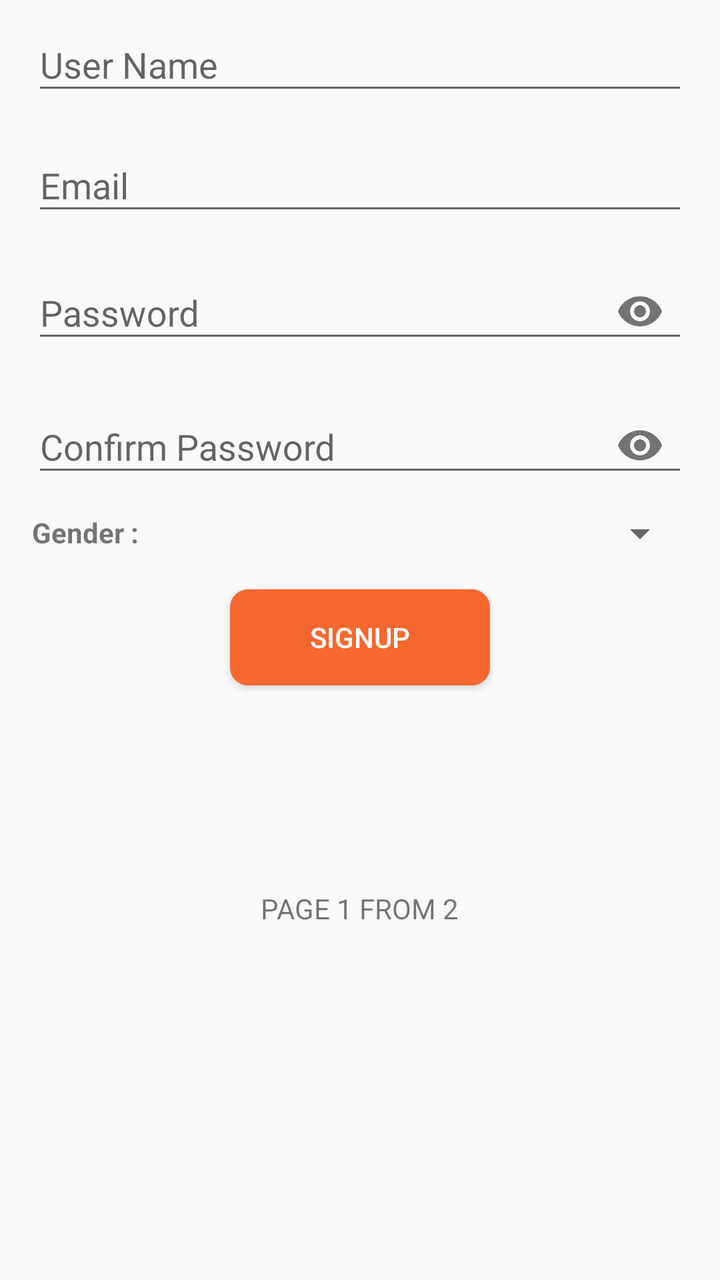
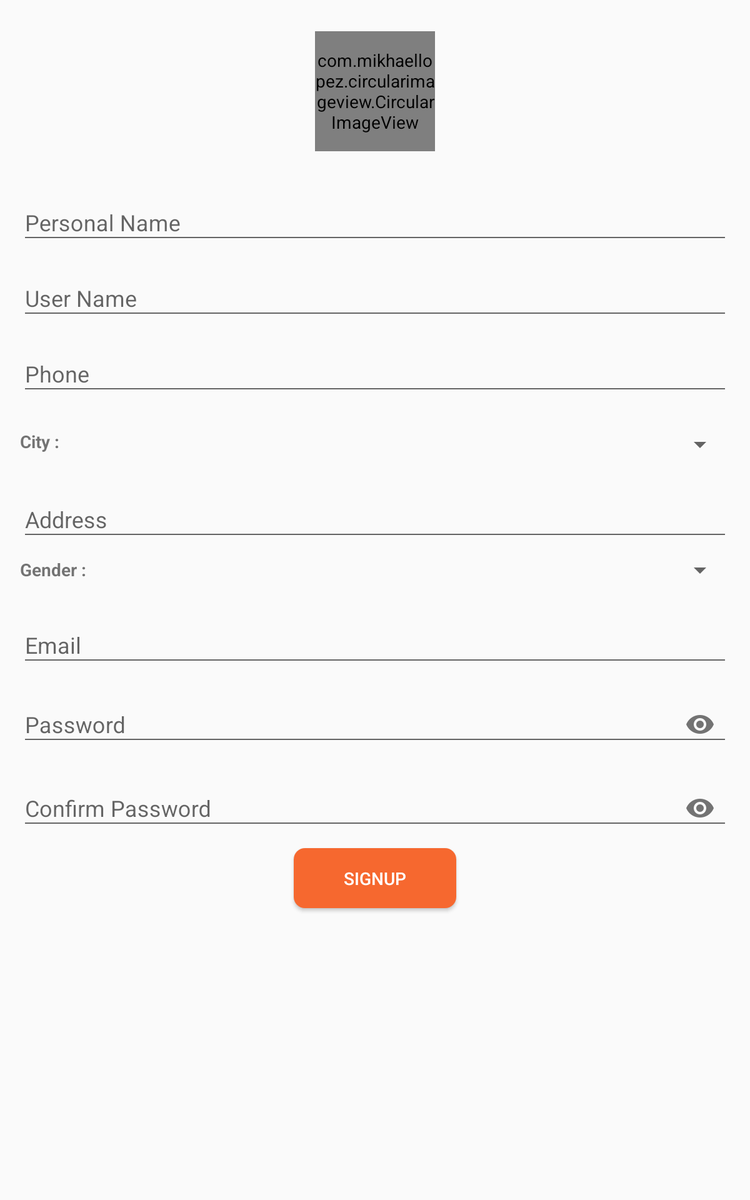

An Android layout and its configuration variant, each rendered on a device that would load it. The default file and the variant file are quoted in full after the pictures.
<!-- AndroidManifest.xml: application theme AppTheme -->
<!-- res/layout/activity_sign__up.xml -->
<?xml version="1.0" encoding="utf-8"?>
<LinearLayout xmlns:android="http://schemas.android.com/apk/res/android"
    xmlns:app="http://schemas.android.com/apk/res-auto"
    xmlns:tools="http://schemas.android.com/tools"
    android:layout_width="match_parent"
    android:layout_height="match_parent"
    android:orientation="vertical"
    tools:context=".Sign_Up">

    <ScrollView
        android:layout_width="match_parent"
        android:layout_height="match_parent">

        <LinearLayout
            android:layout_width="match_parent"
            android:layout_height="match_parent"
            android:orientation="vertical">

            <android.support.design.widget.TextInputLayout
                android:layout_width="match_parent"
                android:layout_height="wrap_content">

            </android.support.design.widget.TextInputLayout>

            <android.support.design.widget.TextInputLayout
                android:layout_width="match_parent"
                android:layout_height="wrap_content">

                <EditText
                    android:id="@+id/ed_user_name"
                    android:layout_width="match_parent"
                    android:layout_height="wrap_content"
                    android:layout_gravity="center"
                    android:layout_marginBottom="@dimen/margin_or_padding_8"
                    android:layout_marginLeft="@dimen/margin_or_padding_16"
                    android:layout_marginRight="@dimen/margin_or_padding_16"
                    android:hint="@string/username"
                    android:inputType="text"
                    android:maxLines="1" />
            </android.support.design.widget.TextInputLayout>

            <android.support.design.widget.TextInputLayout
                android:layout_width="match_parent"
                android:layout_height="wrap_content">

            </android.support.design.widget.TextInputLayout>

            <android.support.design.widget.TextInputLayout
                android:layout_width="match_parent"
                android:layout_height="wrap_content">

            </android.support.design.widget.TextInputLayout>


            <android.support.design.widget.TextInputLayout
                android:layout_width="match_parent"
                android:layout_height="wrap_content">

                <EditText
                    android:id="@+id/ed_email"
                    android:layout_width="match_parent"
                    android:layout_height="wrap_content"
                    android:layout_gravity="center"
                    android:layout_marginBottom="@dimen/margin_or_padding_8"
                    android:layout_marginLeft="@dimen/margin_or_padding_16"
                    android:layout_marginRight="@dimen/margin_or_padding_16"
                    android:hint="@string/email"
                    android:inputType="textEmailAddress"
                    android:maxLines="1" />
            </android.support.design.widget.TextInputLayout>

            <android.support.design.widget.TextInputLayout
                android:layout_width="match_parent"
                android:layout_height="wrap_content"
                app:passwordToggleEnabled="true">

                <EditText
                    android:id="@+id/ed_password"
                    android:layout_width="match_parent"
                    android:layout_height="wrap_content"
                    android:layout_gravity="center"
                    android:layout_marginBottom="@dimen/margin_or_padding_8"
                    android:layout_marginLeft="@dimen/margin_or_padding_16"
                    android:layout_marginRight="@dimen/margin_or_padding_16"
                    android:hint="@string/pass"
                    android:inputType="textPassword"
                    android:maxLines="1" />
            </android.support.design.widget.TextInputLayout>

            <android.support.design.widget.TextInputLayout
                android:layout_width="match_parent"
                android:layout_height="wrap_content"
                app:passwordToggleEnabled="true">

                <EditText
                    android:id="@+id/ed_confirm_password"
                    android:layout_width="match_parent"
                    android:layout_height="wrap_content"
                    android:layout_gravity="center"
                    android:layout_marginBottom="@dimen/margin_or_padding_8"
                    android:layout_marginLeft="@dimen/margin_or_padding_16"
                    android:layout_marginRight="@dimen/margin_or_padding_16"
                    android:hint="@string/confirm_pass"
                    android:inputType="textPassword"
                    android:maxLines="1" />
            </android.support.design.widget.TextInputLayout>

            <RelativeLayout
                android:layout_width="match_parent"
                android:layout_height="wrap_content">

                <TextView
                    android:id="@+id/gender_tx"
                    android:layout_width="wrap_content"
                    android:layout_height="wrap_content"
                    android:layout_marginLeft="@dimen/margin_or_padding_16"
                    android:layout_marginTop="2dp"
                    android:text="@string/gender"
                    android:textStyle="bold" />

                <Spinner
                    android:id="@+id/spinner_Gender"
                    android:layout_width="match_parent"
                    android:layout_height="wrap_content"
                    android:layout_marginBottom="@dimen/margin_or_padding_16"
                    android:layout_marginLeft="@dimen/margin_or_padding_8"
                    android:layout_marginRight="@dimen/margin_or_padding_16"
                    android:layout_toRightOf="@id/gender_tx"
                    android:spinnerMode="dropdown" />
            </RelativeLayout>

            <Button
                android:id="@+id/btn_sign_up_two"
                android:layout_width="130dp"
                android:layout_height="wrap_content"
                android:layout_gravity="center"
                android:layout_marginBottom="@dimen/margin_or_padding_16"
                android:layout_marginLeft="@dimen/margin_or_padding_16"
                android:layout_marginRight="@dimen/margin_or_padding_16"
                android:background="@drawable/custom_button"
                android:text="@string/signup"
                android:textColor="@color/white" />

            <RelativeLayout
                android:layout_width="match_parent"
                android:layout_height="150dp">

                <TextView
                    android:layout_width="wrap_content"
                    android:layout_height="wrap_content"
                    android:layout_alignParentBottom="true"
                    android:layout_centerHorizontal="true"
                    android:layout_marginBottom="45dp"
                    android:text="@string/tv_sign_up1"
                    android:textAllCaps="true"
                    android:textSize="14sp" />
            </RelativeLayout>
        </LinearLayout>
    </ScrollView>
</LinearLayout>
<!-- resources referenced by this layout -->
<resources>
  <color name="white">#fff</color>
  <dimen name="margin_or_padding_16">16dp</dimen>
  <dimen name="margin_or_padding_8">8dp</dimen>
  <!-- drawable custom_button (drawable) -->
  <?xml version="1.0" encoding="utf-8"?>
  <shape xmlns:android="http://schemas.android.com/apk/res/android"
      android:shape="rectangle">
      <corners android:radius="9dp" />
      <size
          android:width="19dp"
          android:height="18dp" />
      <padding
          android:bottom="7dp"
          android:left="7dp"
          android:right="7dp"
          android:top="7dp" />
      <gradient
          android:angle="45"
          android:endColor="@color/colorPrimary"
          android:startColor="@color/colorPrimaryDark" />
  </shape>
  <string name="confirm_pass">Confirm Password</string>
  <string name="email">Email</string>
  <string name="gender">Gender :</string>
  <string name="pass">Password</string>
  <string name="signup">SignUp</string>
  <string name="tv_sign_up1">Page 1 From 2</string>
  <string name="username">User Name</string>
  <style name="AppTheme" parent="Theme.AppCompat.Light.DarkActionBar">
          
          <item name="colorPrimary">@color/colorPrimary</item>
          <item name="colorPrimaryDark">@color/colorPrimaryDark</item>
          <item name="colorAccent">@color/colorAccent</item>
  
      </style>
  <color name="colorPrimary">#F6682F</color>
  <color name="colorPrimaryDark">#F6682F</color>
  <color name="colorAccent">#FF4081</color>
</resources>
<!-- res/layout-sw600dp/activity_sign__up.xml (the repository's variant of the layout above) -->
<!-- drawn on a 7-inch tablet held upright -->
<?xml version="1.0" encoding="utf-8"?>
<ScrollView xmlns:android="http://schemas.android.com/apk/res/android"
    xmlns:app="http://schemas.android.com/apk/res-auto"
    xmlns:tools="http://schemas.android.com/tools"
    android:layout_width="match_parent"
    android:layout_height="match_parent"
    tools:context=".Sign_Up">

    <LinearLayout
        android:layout_width="match_parent"
        android:layout_height="wrap_content"
        android:orientation="vertical">

        <LinearLayout
            android:layout_width="match_parent"
            android:layout_height="130dp"
            android:layout_margin="@dimen/margin_or_padding_8"
            android:gravity="center">

            <com.mikhaellopez.circularimageview.CircularImageView
                android:id="@+id/im_profile_signup"
                android:layout_width="96dp"
                android:layout_height="96dp"
                android:layout_margin="@dimen/margin_or_padding_8"
                android:scaleType="centerCrop"
                android:src="@drawable/user"
                app:civ_border_color="#1e0303"
                app:civ_border_width="2dp"
                app:civ_shadow="true"
                app:civ_shadow_color="#000000"
                app:civ_shadow_radius="1" />
        </LinearLayout>

        <android.support.design.widget.TextInputLayout
            android:layout_width="match_parent"
            android:layout_height="wrap_content">

            <EditText
                android:id="@+id/ed_person_name"
                android:layout_width="match_parent"
                android:layout_height="wrap_content"
                android:layout_gravity="center"
                android:layout_marginBottom="@dimen/margin_or_padding_8"
                android:layout_marginLeft="@dimen/margin_or_padding_16"
                android:layout_marginRight="@dimen/margin_or_padding_16"
                android:hint="@string/personal_name"
                android:inputType="text"
                android:maxLines="1" />
        </android.support.design.widget.TextInputLayout>

        <android.support.design.widget.TextInputLayout
            android:layout_width="match_parent"
            android:layout_height="wrap_content">

            <EditText
                android:id="@+id/ed_user_name"
                android:layout_width="match_parent"
                android:layout_height="wrap_content"
                android:layout_gravity="center"
                android:layout_marginBottom="@dimen/margin_or_padding_8"
                android:layout_marginLeft="@dimen/margin_or_padding_16"
                android:layout_marginRight="@dimen/margin_or_padding_16"
                android:hint="@string/username"
                android:inputType="text"
                android:maxLines="1" />
        </android.support.design.widget.TextInputLayout>

        <android.support.design.widget.TextInputLayout
            android:layout_width="match_parent"
            android:layout_height="wrap_content">

            <EditText
                android:id="@+id/ed_phone"
                android:layout_width="match_parent"
                android:layout_height="wrap_content"
                android:layout_gravity="center"
                android:layout_marginBottom="@dimen/margin_or_padding_8"
                android:layout_marginLeft="@dimen/margin_or_padding_16"
                android:layout_marginRight="@dimen/margin_or_padding_16"
                android:hint="@string/phone"
                android:inputType="numberDecimal" />
        </android.support.design.widget.TextInputLayout>

        <LinearLayout
            android:layout_width="match_parent"
            android:layout_height="wrap_content"
            android:layout_gravity="center"
            android:orientation="horizontal">

            
            
            
            
            

            <TextView
                android:id="@+id/City_tx"
                android:layout_width="wrap_content"
                android:layout_height="wrap_content"
                android:layout_marginBottom="@dimen/margin_or_padding_8"
                android:layout_marginLeft="@dimen/margin_or_padding_16"
                android:layout_marginTop="@dimen/margin_or_padding_16"
                android:text="@string/city"
                android:textStyle="bold" />

            <Spinner
                android:id="@+id/sp_city"
                android:layout_width="match_parent"
                android:layout_height="wrap_content"
                android:layout_gravity="center"
                android:layout_margin="@dimen/margin_or_padding_16"
                android:layout_marginBottom="@dimen/margin_or_padding_8"
                android:layout_marginRight="@dimen/margin_or_padding_16"
                android:layout_toRightOf="@id/City_tx" />

        </LinearLayout>

        <android.support.design.widget.TextInputLayout
            android:layout_width="match_parent"
            android:layout_height="wrap_content">

            <EditText
                android:id="@+id/ed_address"
                android:layout_width="match_parent"
                android:layout_height="wrap_content"
                android:layout_gravity="center"
                android:layout_marginBottom="@dimen/margin_or_padding_8"
                android:layout_marginLeft="@dimen/margin_or_padding_16"
                android:layout_marginRight="@dimen/margin_or_padding_16"
                android:hint="@string/address"
                android:inputType="text"
                android:maxLines="1" />
        </android.support.design.widget.TextInputLayout>

        <RelativeLayout
            android:layout_width="match_parent"
            android:layout_height="wrap_content">

            <TextView
                android:id="@+id/gender_tx"
                android:layout_width="wrap_content"
                android:layout_height="wrap_content"
                android:layout_marginLeft="@dimen/margin_or_padding_16"
                android:layout_marginTop="2dp"
                android:text="@string/gender"
                android:textStyle="bold" />

            <Spinner
                android:id="@+id/spinner_Gender"
                android:layout_width="match_parent"
                android:layout_height="wrap_content"
                android:layout_marginBottom="@dimen/margin_or_padding_16"
                android:layout_marginLeft="@dimen/margin_or_padding_8"
                android:layout_marginRight="@dimen/margin_or_padding_16"
                android:layout_toRightOf="@id/gender_tx"
                android:spinnerMode="dropdown" />
        </RelativeLayout>

        <android.support.design.widget.TextInputLayout
            android:layout_width="match_parent"
            android:layout_height="wrap_content">

            <EditText
                android:id="@+id/ed_email"
                android:layout_width="match_parent"
                android:layout_height="wrap_content"
                android:layout_gravity="center"
                android:layout_marginBottom="@dimen/margin_or_padding_8"
                android:layout_marginLeft="@dimen/margin_or_padding_16"
                android:layout_marginRight="@dimen/margin_or_padding_16"
                android:hint="@string/email"
                android:inputType="textEmailAddress"
                android:maxLines="1" />
        </android.support.design.widget.TextInputLayout>

        <android.support.design.widget.TextInputLayout
            android:layout_width="match_parent"
            android:layout_height="wrap_content"
            app:passwordToggleEnabled="true">

            <EditText
                android:id="@+id/ed_password"
                android:layout_width="match_parent"
                android:layout_height="wrap_content"
                android:layout_gravity="center"
                android:layout_marginBottom="@dimen/margin_or_padding_8"
                android:layout_marginLeft="@dimen/margin_or_padding_16"
                android:layout_marginRight="@dimen/margin_or_padding_16"
                android:hint="@string/pass"
                android:inputType="textPassword"
                android:maxLines="1" />
        </android.support.design.widget.TextInputLayout>

        <android.support.design.widget.TextInputLayout
            android:layout_width="match_parent"
            android:layout_height="wrap_content"
            app:passwordToggleEnabled="true">

            <EditText
                android:id="@+id/ed_confirm_password"
                android:layout_width="match_parent"
                android:layout_height="wrap_content"
                android:layout_gravity="center"
                android:layout_marginBottom="@dimen/margin_or_padding_8"
                android:layout_marginLeft="@dimen/margin_or_padding_16"
                android:layout_marginRight="@dimen/margin_or_padding_16"
                android:hint="@string/confirm_pass"
                android:inputType="textPassword"
                android:maxLines="1" />
        </android.support.design.widget.TextInputLayout>

        <Button
            android:id="@+id/btn_sign_up_two"
            android:layout_width="130dp"
            android:layout_height="wrap_content"
            android:layout_gravity="center"
            android:layout_marginBottom="@dimen/margin_or_padding_16"
            android:layout_marginLeft="@dimen/margin_or_padding_16"
            android:layout_marginRight="@dimen/margin_or_padding_16"
            android:background="@drawable/custom_button"
            android:text="@string/signup"
            android:textColor="@color/white" />
    </LinearLayout>
</ScrollView>
<!-- resources referenced by the variant -->
<!-- as a 7-inch tablet held upright resolves them -->
<resources>
  <color name="white">#fff</color>
  <dimen name="margin_or_padding_16">16dp</dimen>
  <dimen name="margin_or_padding_8">8dp</dimen>
  <!-- drawable custom_button (drawable) -->
  <?xml version="1.0" encoding="utf-8"?>
  <shape xmlns:android="http://schemas.android.com/apk/res/android"
      android:shape="rectangle">
      <corners android:radius="9dp" />
      <size
          android:width="19dp"
          android:height="18dp" />
      <padding
          android:bottom="7dp"
          android:left="7dp"
          android:right="7dp"
          android:top="7dp" />
      <gradient
          android:angle="45"
          android:endColor="@color/colorPrimary"
          android:startColor="@color/colorPrimaryDark" />
  </shape>
  <string name="address">Address</string>
  <string name="city">City :</string>
  <string name="confirm_pass">Confirm Password</string>
  <string name="email">Email</string>
  <string name="gender">Gender :</string>
  <string name="pass">Password</string>
  <string name="personal_name">Personal Name</string>
  <string name="phone">Phone</string>
  <string name="signup">SignUp</string>
  <string name="username">User Name</string>
  <style name="AppTheme" parent="Theme.AppCompat.Light.DarkActionBar">
          
          <item name="colorPrimary">@color/colorPrimary</item>
          <item name="colorPrimaryDark">@color/colorPrimaryDark</item>
          <item name="colorAccent">@color/colorAccent</item>
  
      </style>
  <color name="colorPrimary">#F6682F</color>
  <color name="colorPrimaryDark">#F6682F</color>
  <color name="colorAccent">#FF4081</color>
</resources>
